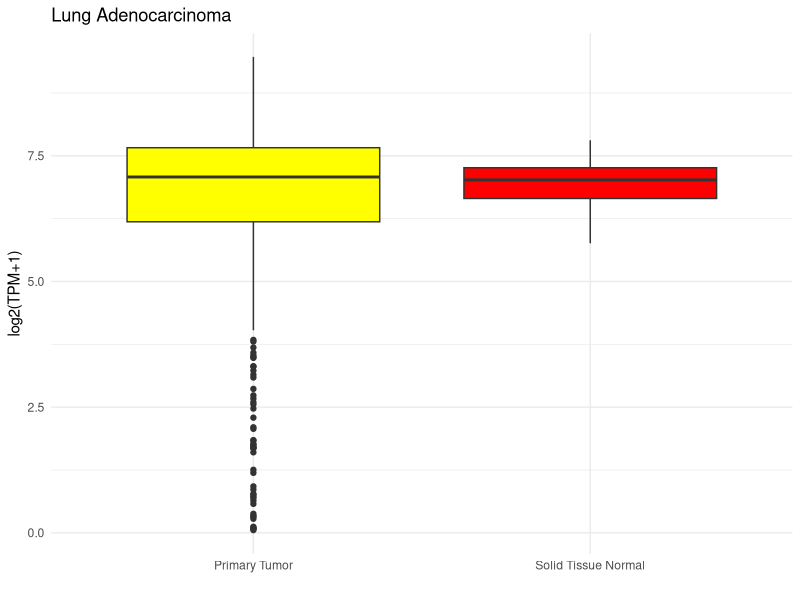

Generate this figure with R:
library(ggplot2)

tpm_stn <- read.table("tpm_solid_tissue_normal.tsv", header=F)
tpm_pt <- read.table("tpm_primary_tumor.tsv", header=F)

plot <- ggplot() +
  geom_boxplot(aes(x="Solid Tissue Normal", y=tpm_stn$V1), fill="red") + 
  geom_boxplot(aes(x="Primary Tumor", y=tpm_pt$V1), fill="yellow") +    
  labs(title="Lung Adenocarcinoma",x="", y="log2(TPM+1)") +
  theme_minimal()

ggsave("plot.png", plot=plot, width=8, height=6, dpi=300)
